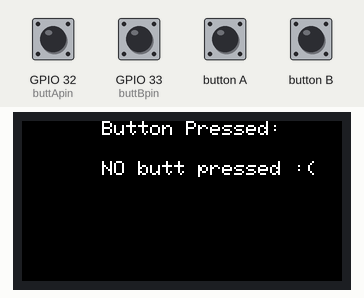
Recording of a sketch running on a simulated ESP32. Parts: 160×80 colour display. The test bench sets the inputs (shaded band); at power-on: GPIO 32 (buttApin) HIGH, GPIO 33 (buttBpin) HIGH. What the sketch prints to the serial monitor is not drawn.

Above: at 1.3 s.
1.4 s: GPIO 32 (buttApin) pulled LOW for 0.15 s
At 1.64 s:
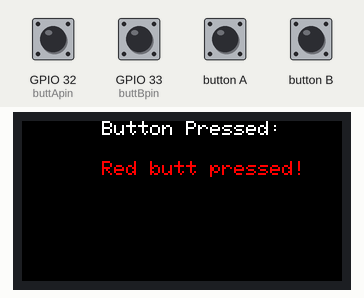
3.0 s: GPIO 33 (buttBpin) pulled LOW for 0.15 s
At 3.24 s:
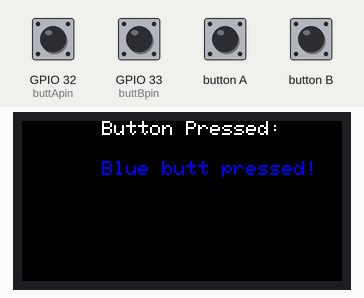
4.6 s: GPIO 32 (buttApin) pulsed LOW 2 times (0.12 s each, 0.3 s apart)
At 5.06 s:
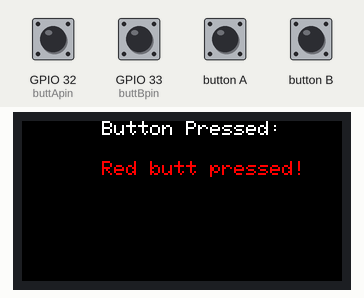
6.7 s: GPIO 33 (buttBpin) pulled LOW for 0.15 s
At 6.89 s:
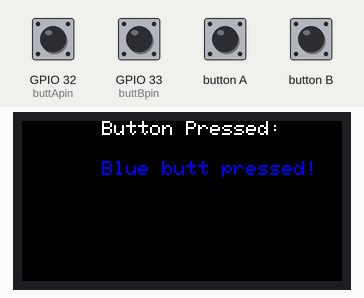
8.3 s: GPIO 33 (buttBpin) pulsed LOW 5 times (0.12 s each, 0.3 s apart)
Timing chart, 0 to 11.3 s (numbered marks = the images above; inputs shaded):
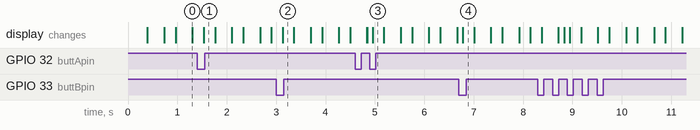

Measured:
- after the input at 1.4 s, the display: changes after 0.13 s (image 1)
- after the input at 3.0 s, the display: changes after 0.13 s (image 2)
- after the input at 6.7 s, the display: changes after 0.08 s (image 4)

The sketch:

dbutts.ino
```cpp
// #include <Arduino.h>
#include <M5StickC.h>

static const uint8_t buttBpin = 33;
static const uint8_t buttApin = 32;
// int buttApress=0;
// int buttBpress=0;
void setup() {
  M5.begin();
  pinMode(buttBpin, INPUT);
  pinMode(buttApin, INPUT);
  M5.Lcd.fillScreen(BLACK);
  M5.Axp.ScreenBreath(15);
  M5.Lcd.setRotation(1);
  M5.update();
  M5.Lcd.setCursor(40, 0);
  M5.Lcd.println("Button Pressed:");
  M5.Lcd.setCursor(40, 20);

  Serial.begin(115200);
}

void loop() {
  int buttApress=0;
  int buttBpress=0;
  buttApress = !digitalRead(buttApin);
  buttBpress = !digitalRead(buttBpin);
  M5.update();
  M5.Lcd.setCursor(40, 0);
  M5.Lcd.setTextColor(WHITE);
  M5.Lcd.println("Button Pressed:");
  M5.Lcd.setCursor(40, 20);
  if (buttApress == 1) {
    M5.Lcd.setTextColor(RED);
    M5.Lcd.print("Red butt pressed!");
    Serial.println("Red butts!");
  } else if (buttBpress == 1) {
    M5.Lcd.setTextColor(BLUE);
    M5.Lcd.print("Blue butt pressed!");
    Serial.println("Blue butts!");
  } else if (buttApress == 1 and buttBpress == 1) {
    M5.Lcd.setTextColor(GREEN);
    M5.Lcd.print("Both butts pressed!");
    Serial.println("Both butts!");
  } else {
    M5.Lcd.setTextColor(WHITE);
    M5.Lcd.print("NO butt pressed :(");
    Serial.println("NOH butts :(");
  }
  delay(100);
  M5.Lcd.fillScreen(BLACK);

}
```
